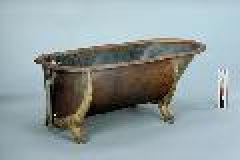
#> input picture Partie 1/database/train/art_antiques/435004.jpg, 120 x 80 px, given in place of 433021.jpg, which was not available (shown 2 times larger)
$ python color.py   (older library calls are emulated)
#> lines starting #> are read from the running program, lines starting #| are printed output that depends on the picture; pictures that were not available may be replaced by others from this repository, and a replacement may not be noted
### Partie 1/src/DB.py
# -*- coding: utf-8 -*-

from __future__ import print_function

import pandas as pd
import os


class MyDatabase(object):

    def __init__(self, DB_dir, DB_csv):
        self._gen_csv(DB_dir, DB_csv)
        self.data = pd.read_csv(DB_csv)
        self.classes = set(self.data["cls"])
        self.db_type = DB_dir[-4:]

    def _gen_csv(self, DB_dir, DB_csv):
#> called with DB_dir = 'database/train', DB_csv = 'database/train/data_train.csv'
        if os.path.exists(DB_csv):
            return
        with open(DB_csv, 'w', encoding='UTF-8') as f:
            f.write("img,cls")
            for root, _, files in os.walk(DB_dir, topdown=False):
                cls = root.split('/')[-1]
                for name in files:
                    if not name.endswith('.jpg'):
                        continue
                    img = os.path.join(root, name)
                    f.write("\n{},{}".format(img, cls))
#> pass 2 of the loop in _gen_csv, `for root, _, files in os.walk(DB_dir, topdown=False):`:
#> (reads Partie 1/database/test/data_test.csv from the repository)

    def __len__(self):
        return len(self.data)

    def get_class(self):
        return self.classes

    def get_data(self):
        return self.data

    def get_db_type(self):
        return self.db_type


# [7 lines that do not run on import are left out]

### Partie 1/src/evaluate.py
# -*- coding: utf-8 -*-

from __future__ import print_function

import numpy as np
from scipy import spatial
from sklearn.utils.extmath import weighted_mode


class Evaluation(object):

    def make_samples(self):
        raise NotImplementedError("Needs to implemented this method")


# [68 lines left out: functions distance, customAP, infer, not called in this run]

def myevaluate(trainDb, testDb, sample_db_fn, depth=None, d_type='d1'):
    testSamples = sample_db_fn(testDb)
    trainSamples = sample_db_fn(trainDb)

    classes = trainDb.get_class()
    classes.add(testSamples[0]['cls'])
    print("All different classes : ", classes)

    ret = {c: [] for c in classes}
    predict = []

    print("Predictions : ")
    for query in testSamples:
        ap, pred = infer(query, samples=trainSamples, depth=depth, d_type=d_type)
        print(query['img'], "    ==>    ",pred)
        ret[query['cls']].append(ap)
        predict.append(pred)

    print("\n\n")
    print("-----------------------------------------------------------------------\n")
    print("  All predictions done. See their results in the 'predictions' folder  \n")
    print("-----------------------------------------------------------------------\n")
    return ret, predict

### Partie 1/src/color.py
# -*- coding: utf-8 -*-

from __future__ import print_function

import itertools
import os

import imageio
import numpy as np
from six.moves import cPickle

from DB import MyDatabase
from evaluate import myevaluate
import matplotlib.image as mpimg

# configs for histogram
n_bin = 12  # histogram bins
n_slice = 3  # slice image
h_type = 'region'  # global or region
d_type = 'd1'  # distance type

depth = 3  # retrieved depth, set to None will count the ap for whole database

# cache dir
cache_dir = 'cache'
if not os.path.exists(cache_dir):
    os.makedirs(cache_dir)


class Color(object):

    def histogram(self, input, n_bin=n_bin, type=h_type, n_slice=n_slice, normalize=True):
#> called with input = 'database/test/433021.jpg', n_bin = 12, type = 'region', n_slice = 3, normalize = True
        if isinstance(input, np.ndarray):  # examinate input type
            img = input.copy()
        else:
            # img = scipy.misc.imread(input, mode='RGB')
            img = imageio.imread(input)
#> img is the input picture: shape (80, 120, 3); mean R, G, B 145.8, 157.7, 159.3
        height, width, channel = img.shape
#> height = 80; width = 120; channel = 3
        bins = np.linspace(0, 256, n_bin + 1, endpoint=True)  # slice bins equally for each channel

        if type == 'global':
            hist = self._count_hist(img, n_bin, bins, channel)

        elif type == 'region':
            hist = np.zeros((n_slice, n_slice, n_bin ** channel))
            h_silce = np.around(np.linspace(0, height, n_slice + 1, endpoint=True)).astype(int)
#> h_silce = [0, 27, 53, 80]
            w_slice = np.around(np.linspace(0, width, n_slice + 1, endpoint=True)).astype(int)
#> w_slice = [0, 40, 80, 120]

            for hs in range(len(h_silce) - 1):
                for ws in range(len(w_slice) - 1):
                    img_r = img[h_silce[hs]:h_silce[hs + 1], w_slice[ws]:w_slice[ws + 1]]  # slice img to regions
                    hist[hs][ws] = self._count_hist(img_r, n_bin, bins, channel)
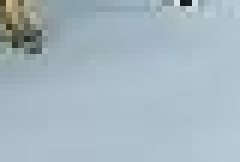
#> img_r: shape (27, 40, 3) (shown 6 times larger); mean R, G, B 166.3, 183.2, 192.1

        if normalize:
            hist /= np.sum(hist)

        return hist.flatten()

    def _count_hist(self, input, n_bin, bins, channel):
        img = input.copy()
        bins_idx = {key: idx for idx, key in
                    enumerate(itertools.product(np.arange(n_bin), repeat=channel))}  # permutation of bins
        hist = np.zeros(n_bin ** channel)

        # cluster every pixels
        for idx in range(len(bins) - 1):
            img[(input >= bins[idx]) & (input < bins[idx + 1])] = idx
        # add pixels into bins
        height, width, _ = img.shape
        for h in range(height):
            for w in range(width):
                b_idx = bins_idx[tuple(img[h, w])]
                hist[b_idx] += 1

        return hist

    def make_samples(self, db, verbose=True):
        mystr = db.get_db_type()

        if h_type == 'global':
            sample_cache = "histogram_cache-{}-n_bin{}_{}".format(h_type, n_bin, mystr)
        elif h_type == 'region':
            sample_cache = "histogram_cache-{}-n_bin{}-n_slice{}_{}".format(h_type, n_bin, n_slice, mystr)

        try:
            samples = cPickle.load(open(os.path.join(cache_dir, sample_cache), "rb", True))
            if verbose:
                print("Using cache..., config=%s, distance=%s, depth=%s" % (sample_cache, d_type, depth))
        except:
            if verbose:
                print("Counting histogram..., config=%s, distance=%s, depth=%s" % (sample_cache, d_type, depth))
            samples = []
            data = db.get_data()
            for d in data.itertuples():
                d_img, d_cls = getattr(d, "img"), getattr(d, "cls")
                d_hist = self.histogram(d_img, type=h_type, n_bin=n_bin, n_slice=n_slice)
#> d_hist = 15552 values, max 0.0614 at index 1269, min 0 at index 0, mean 6.43e-05
                samples.append({
                    'img': d_img,
                    'cls': d_cls,
                    'hist': d_hist
                })
#> pass 2 of the loop in make_samples, `for d in data.itertuples():`:
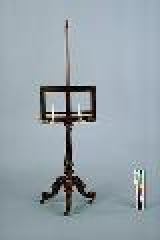
#> input picture Partie 1/database/train/art_antiques/435012.jpg, 80 x 120 px, given in place of 433009.jpg, which was not available (shown 2 times larger)
#> in histogram, img is the input picture: shape (120, 80, 3); mean R, G, B 151.1, 163.1, 170.9
#> the loop in histogram (call 2), `for hs in range(len(h_silce) - 1):` made 3 passes
#> pass 1, in _count_hist (call 11), `img = input.copy()`:
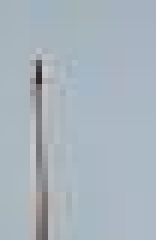
#> img: shape (40, 26, 3) (shown 6 times larger); mean of channels 0, 1, 2 168.8, 180.1, 188.9; drawn as R, G, B
#> after the loop in histogram (call 2), `for hs in range(len(h_silce) - 1):`:
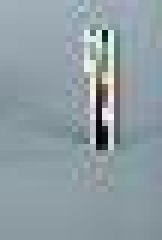
#> img_r: shape (40, 27, 3) (shown 6 times larger); mean R, G, B 143.5, 157.5, 164.3
#> d_hist = 15552 values, max 0.108 at index 1112, min 0 at index 0, mean 6.43e-05
            cPickle.dump(samples, open(os.path.join(cache_dir, sample_cache), "wb", True))

        return samples


if __name__ == "__main__":

    dbTrain = MyDatabase("database/train", "database/train/data_train.csv")
    print("Train db length: ", len(dbTrain))
    color = Color()

    dbTest = MyDatabase("database/test", "database/test/data_test.csv")
    print("Test db length: ", len(dbTest))

    # evaluate database
#> (the run stopped early here; a loop or call above may not have finished)
